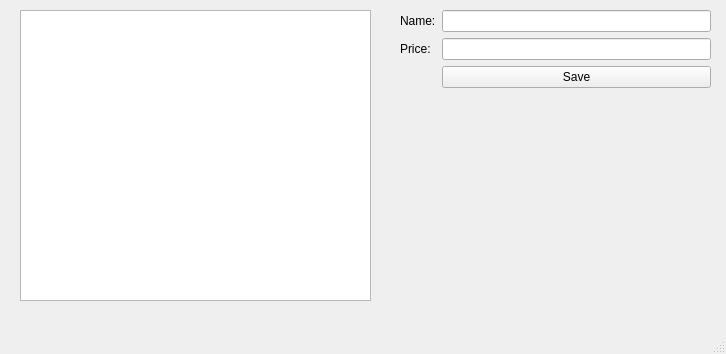
<?xml version="1.0" encoding="UTF-8"?>
<ui version="4.0">
 <class>MainWindow</class>
 <widget class="QMainWindow" name="MainWindow">
  <property name="geometry">
   <rect>
    <x>0</x>
    <y>0</y>
    <width>726</width>
    <height>354</height>
   </rect>
  </property>
  <property name="windowTitle">
   <string>MainWindow</string>
  </property>
  <widget class="QWidget" name="centralwidget">
   <widget class="QTableWidget" name="tableProducts">
    <property name="geometry">
     <rect>
      <x>20</x>
      <y>10</y>
      <width>351</width>
      <height>291</height>
     </rect>
    </property>
   </widget>
   <widget class="QWidget" name="">
    <property name="geometry">
     <rect>
      <x>400</x>
      <y>10</y>
      <width>311</width>
      <height>291</height>
     </rect>
    </property>
    <layout class="QFormLayout" name="formLayout">
     <item row="1" column="0">
      <widget class="QLabel" name="lblName">
       <property name="text">
        <string>Name:</string>
       </property>
      </widget>
     </item>
     <item row="2" column="0">
      <widget class="QLabel" name="lblPrice">
       <property name="text">
        <string>Price:</string>
       </property>
      </widget>
     </item>
     <item row="2" column="1">
      <widget class="QLineEdit" name="txtPrice"/>
     </item>
     <item row="1" column="1">
      <widget class="QLineEdit" name="txtName"/>
     </item>
     <item row="3" column="1">
      <widget class="QPushButton" name="btnSave">
       <property name="text">
        <string>Save</string>
       </property>
      </widget>
     </item>
    </layout>
   </widget>
  </widget>
  <widget class="QMenuBar" name="menubar">
   <property name="geometry">
    <rect>
     <x>0</x>
     <y>0</y>
     <width>726</width>
     <height>26</height>
    </rect>
   </property>
  </widget>
  <widget class="QStatusBar" name="statusbar"/>
 </widget>
 <resources/>
 <connections/>
</ui>
